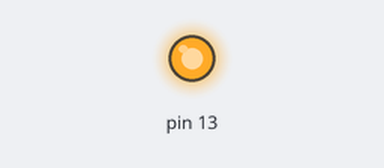
Bench run of a program on a simulated Raspberry Pi (header pin numbers). On the bench: output pins drawn as LEDs (lit = HIGH). Pins used as bus, display or sensor lines are not drawn; what the program prints to the terminal is not drawn. At 1.0 s the program stops and its outputs stay as they are.

Above: at 0.1 s.
At 0.9 s:
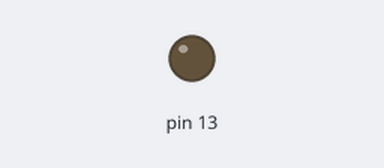
Timing chart, 0 to 2.4 s (numbered marks = the images above):
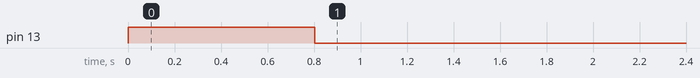

Measured:
- by itself, pin 13: LOW → HIGH at 0.00 s, → LOW 0.80 s later

The program:

stepper.py
```python
import time
import platform
from threading import Lock

MICROSECONDS = 1000000.0

if platform.system() == 'Linux':
    import RPi.GPIO as GPIO

    class Stepper:

        # Direction constants
        CW = 1
        CCW = -1

        def __init__(self, dir_pin, step_pin, lock, initial_position=0, pulse_width_micros=4):
            self.dir_pin = dir_pin
            self.step_pin = step_pin
            self.lock = lock
            self.pulse_width = float(pulse_width_micros) / MICROSECONDS
            self.position = initial_position
            self.init_gpio()


        def step(self, direction):
            GPIO.output(self.dir_pin, GPIO.HIGH if direction == Stepper.CW else GPIO.LOW)
            GPIO.output(self.step_pin, GPIO.HIGH)
            time.sleep(self.pulse_width)
            GPIO.output(self.step_pin, GPIO.LOW)
            with self.lock:
                self.position += direction

        def get_position(self):
            with self.lock:
                return self.position


        def init_gpio(self):
            GPIO.setmode(GPIO.BOARD)
            GPIO.setup(self.step_pin, GPIO.OUT)
            GPIO.setup(self.dir_pin, GPIO.OUT)

else:

    class Stepper:

        # Direction constants
        CW = 1
        CCW = -1

        def __init__(self, dir_pin, step_pin, lock, initial_position=0, pulse_width_micros=4):
            self.dir_pin = dir_pin
            self.step_pin = step_pin
            self.lock = lock
            self.pulse_width = float(pulse_width_micros) / MICROSECONDS
            self.position = initial_position


        def step(self, direction):
            time.sleep(self.pulse_width)
            with self.lock:
                self.position += direction

        def get_position(self):
            with self.lock:
                return self.position


if __name__ == "__main__":
    stepper = Stepper(13, 11, Lock())
    for i in range(100):
        stepper.step(Stepper.CW)
        time.sleep(0.003)

    time.sleep(0.5)

    for i in range(100):
        stepper.step(Stepper.CCW)
        time.sleep(0.002)

    GPIO.cleanup()

    print("Position: %d" % stepper.get_position())
```
